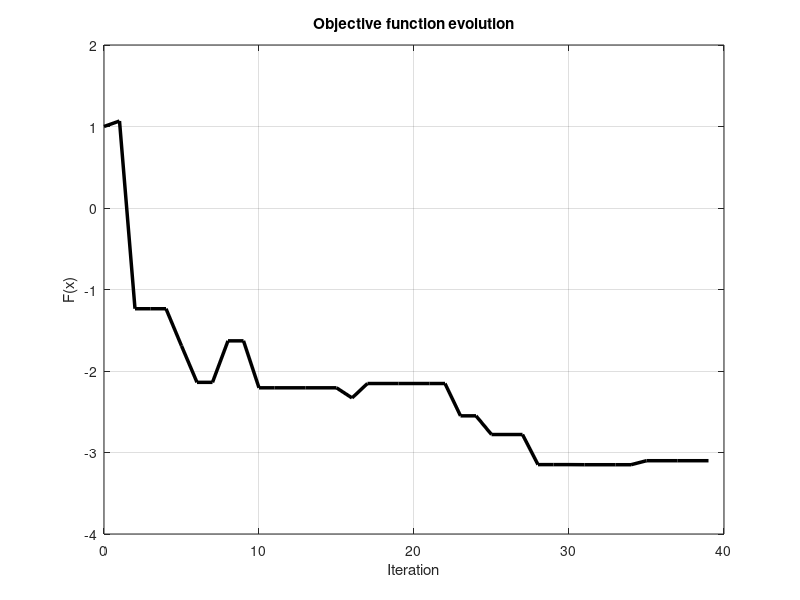

The MATLAB script that drew this image:
% simulated annealing algorithm
clc; clear; close all;
k = 1; k_max = 40;


%%%%%%%%%%%%%%%%%%%%%%%%%%% entry of parameters %%%%%%%%%%%%%%%%%%%%%%%%%%%
% initial solution, number of neighbors and temperature decay rate
x    = 2;
n    = 4;
beta = 0.95;

% initial temperature
T = 0.7;                 

% change objective function to optmize
F = @(x) x.*sin( 10*pi.*x ) +1;


%%%%%%%%%%%%%%%%%%%%%%%%%%% simulated annealing %%%%%%%%%%%%%%%%%%%%%%%%%%%
f(k) = F(x);                                  % evaluate objective function for x_0
fprintf('k = %-2d: x = %.3f | F(x) = %.3f | T = %.2f\n', k, x, f(k), T);

while( k<k_max )
    k = k+1;

    for aux  = 1:n
        x_j  = x +(1*rand(1,1) -0.5);     % neighbor solution x_j

        % if objective function lower else go thorught probab. acceptance
        if( F(x_j) < F(x) )
            x = x_j;                      % new solution
            fprintf('neighb: x = %.3f | F(x) = %.3f | new min\n', x, F(x));
        else
            pb = exp( (F(x)-F(x_j))/T );  % probability threshold        
            if( rand(1,1) < pb )
                x = x_j;                  % new solution (not best but accepted)
                fprintf('neighb: x = %.3f | prob. = %.2f |\n', x, pb); 
            end
        end
    end

    f(k) = F(x);        % evaluate objective function
    n    = 1*n;         % update number of neighbor (constant)
    T    = beta*T;      % update temperature
    fprintf('k = %-2d: x = %.3f | F(x) = %.3f | T = %.2f\n', k, x, f(k), T);    % show progress
end

plot(0:k-1, f, 'LineWidth',2.5, 'color','k');
grid on;
title('Objective function evolution');
xlabel('Iteration');
ylabel('F(x)');